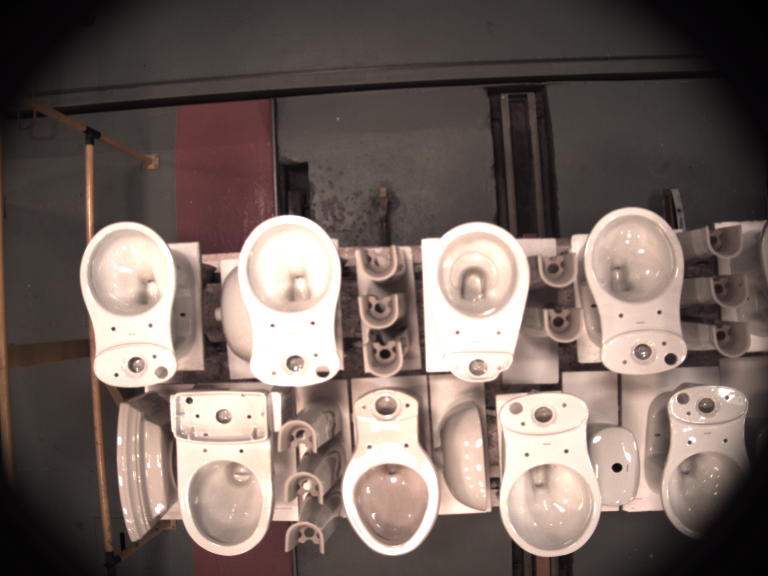
#> input picture 04_Yolo/asd.png, 768 x 576 px, given in place of Ref_Hole.png, which was not available
$ jupyter execute --allow-errors matching_ref.ipynb   (text cells are left out)
#> lines starting #> are read from the running program, lines starting #| are printed output that depends on the picture; pictures that were not available may be replaced by others from this repository, and a replacement may not be noted
### 04_Yolo/utils.py
from pymodbus.client import ModbusTcpClient
from scipy.spatial.distance import cdist
from sqlalchemy import create_engine, URL
from harvesters.core import Harvester
from dotenv import load_dotenv
from PIL import Image
import pandas as pd
import numpy as np
import cv2 as cv
import datetime
import math
import time
import sys
import os

# ROI Deteccion
roi_x1: int = 56
roi_x2: int = 740
roi_y1: int = 175
roi_y2:int = 450
count_line: int = 270

# Sistema posible colisión
mid: int = 370
lim_izq: int = 355 # -15
lim_der: int = 385 # +15
path_alarma: str = '../00_Data/alarmas'
path_alarma_procesada: str = '../00_Data/alarmas_procesadas'

if not os.path.exists(path_alarma):
    os.makedirs(path_alarma)

if not os.path.exists(path_alarma_procesada):
    os.makedirs(path_alarma_procesada)
# match ref
ref_hole = cv.imread('Ref_Hole.png', 0)
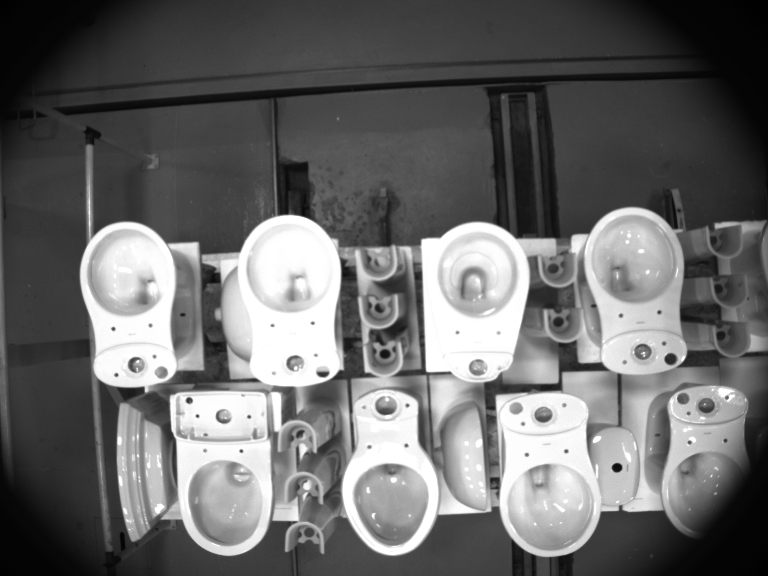
#> ref_hole: shape (576, 768); min 0, max 255, mean 105.2
wt, ht = ref_hole.shape[::-1]
#> wt = 768; ht = 576
distance_mm: int = 150
delta_x_ini: int = 70
delta_x_fin: int = delta_x_ini + 50
threshold_match_ref: float = 0.60

# Lista de colores en formato RGB
#           Rojo,               Verde,                     Azul,                Amarillo,               Magenta
colores = {'Taza':(255, 0, 0), 'Lavamanos':(0, 255, 0), 'Onepiece':(0, 0, 255), 'Tanque':(255, 255, 0), 'Pedestal':(255, 0, 255)}

# lista de camaras
camaras = {'entrada':
            {
                'serial_number': 'H2387790',
                'vendor': 'Teledyne DALSA'
            },
            'salida 1':
            {
                'serial_number': 'H2399988'
            }
        }

# Parametros conexion SQL
load_dotenv()
# Connection keys
server = os.getenv("SERVER")
username = os.getenv("USER_SQL")
password = os.getenv("PASSWORD")
database = os.getenv("DATABASE")
tabla = 'entrada_H4_GR'
# Connecting to the sql database
connection_str = "DRIVER={ODBC Driver 17 for SQL Server};SERVER=%s;DATABASE=%s;UID=%s;PWD=%s;Encrypt=no" % (server, database, username, password)
connection_url = URL.create("mssql+pyodbc", query={"odbc_connect": connection_str})

# Comunicacion plc alarma
ipaddress_plc = '10.126.64.112'
# %MW40 a %MW49
alarm_address = 40


def log(msg:str):
    print(f'[{datetime.datetime.now().strftime("%Y-%m-%d %H:%M:%S")}] {msg}\n')


# [190 lines left out: functions conectar_camara, draw_detections, draw_grids, show_inventary, preparar_img_raw, preparar_img, not called in this run]


class Tracker:
    # [306 lines left out: functions __init__, update, contar, match_ref_get_relacion_pixel_mm, match_ref_get_roi, match_ref_get_match and 3 more, not called in this run]

### 04_Yolo/matching_ref.ipynb
[cell 1]
import cv2 as cv
import os
import math
import numpy as np
import matplotlib.pyplot as plt
#> (the rest of this cell did not finish here and is left out)

[cell 2]
img = cv.imread('ej_mascara_ref_match_der.png', cv.IMREAD_GRAYSCALE)
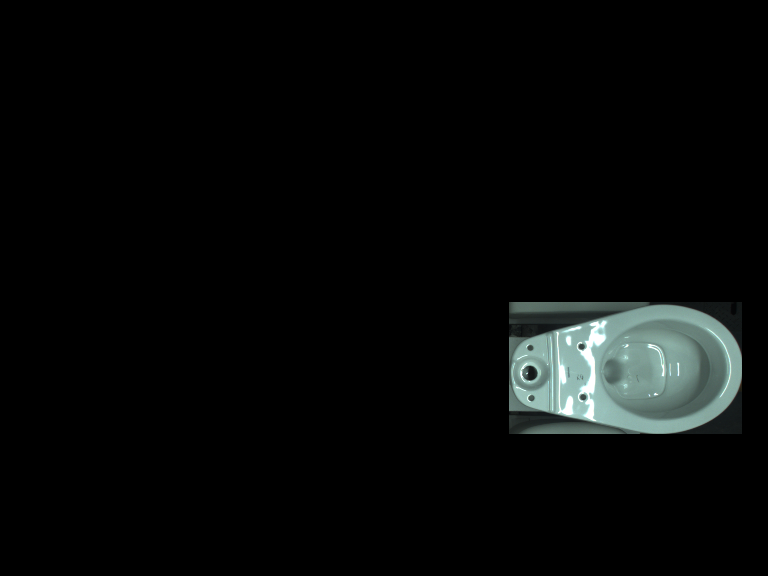
#> input picture 04_Yolo/ej_mascara_ref_match_der.png, 768 x 576 px
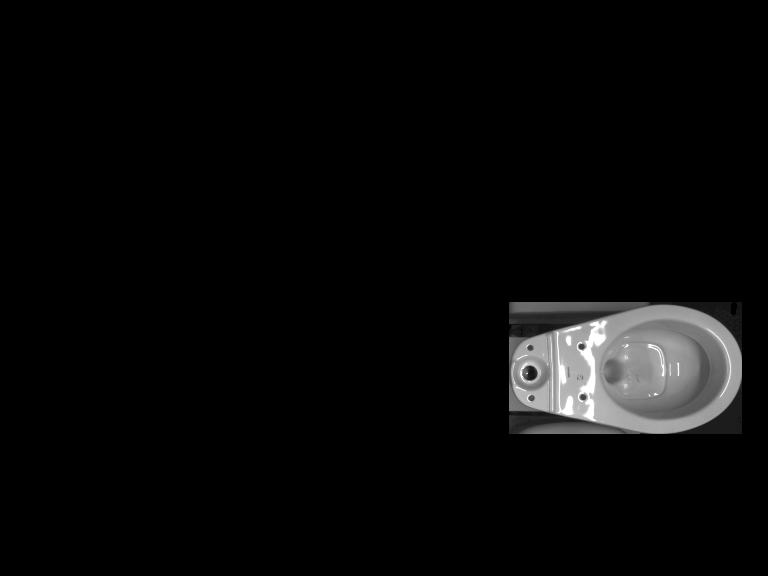
#> img: shape (576, 768); min 0, max 255, mean 8.9

fig = plt.figure(figsize=(10, 8))
plt.imshow(img, cmap="gray")

[cell 3]
templateHole = cv.imread('Ref_Hole.png', 0)
wt, ht = templateHole.shape[::-1]

plt.imshow(templateHole, cmap="gray")

[cell 4]
# derecha
x1=507
y1=301
x2=742
y2=434
centro_x = (x2 + x1) // 2

# [6 lines of commented-out code are left out]
